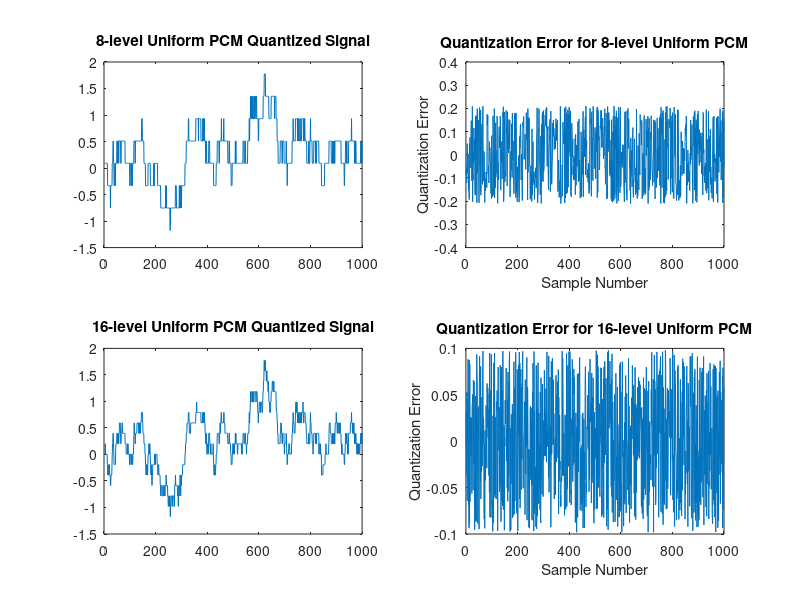

Here is the MATLAB script that generated this plot:
num_samples = 1000;
sigma_w = 0.1;
X = zeros(1, num_samples);
w = sigma_w * randn(1, num_samples);
for n = 2:num_samples
X(n) = 0.98 * X(n - 1) + w(n);
end
quantization_levels_8 = linspace(min(X), max(X), 8);
quantized_signal_8 = interp1(quantization_levels_8, quantization_levels_8, X, 'nearest');
subplot(2,2,1);
plot(quantized_signal_8);
title('8-level Uniform PCM Quantized Signal');
quantization_error_8 = X - quantized_signal_8;
subplot(2,2,2);
plot(quantization_error_8);
title('Quantization Error for 8-level Uniform PCM');
xlabel('Sample Number');
ylabel('Quantization Error');
signal_power = mean(X.^2);
noise_power = mean(quantization_error_8.^2);
sqnr_8 = 10 * log10(signal_power / noise_power);
disp(['SQNR for 8-level Uniform PCM: ' num2str(sqnr_8) ' dB']);
quantization_levels_16 = linspace(min(X), max(X), 16);
quantized_signal_16 = interp1(quantization_levels_16, quantization_levels_16, X, 'nearest');
subplot(2,2,3);

plot(quantized_signal_16);
title('16-level Uniform PCM Quantized Signal');
quantization_error_16 = X - quantized_signal_16;
subplot(2,2,4);
plot(quantization_error_16);
title('Quantization Error for 16-level Uniform PCM');
xlabel('Sample Number');
ylabel('Quantization Error');
signal_power = mean(X.^2);
noise_power = mean(quantization_error_16.^2);
sqnr_16 = 10 * log10(signal_power / noise_power);
disp(['SQNR for 16-level Uniform PCM: ' num2str(sqnr_16) ' dB']);